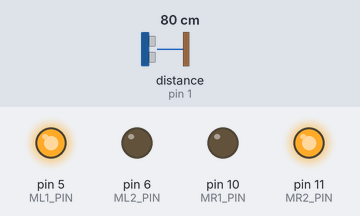
Simulated run of this sketch. Board: Arduino Uno, built with avr-gcc and run on an emulated ATmega328P. Shown: output pins drawn as LEDs (lit = HIGH). The test bench sets the inputs (shaded band); at power-on: distance to the obstacle (sensor on pin 1) 80 cm. The echo pulse lasts 58.3 µs per cm; pins used as bus, display or sensor lines are not drawn.

Above: at 0.1 s.
Timing chart, 0 to 1.6 s (numbered marks = the images above):
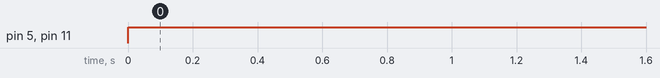

Measured:
- by itself, pin 5 (ML1_PIN), pin 11 (MR2_PIN): LOW → HIGH at 0.00 s

The sketch:

CompetitionCode.ino
```cpp
/* pseudocode for attack state machine
*******************************
* (1) Sense
*     -> If nothing, (2) Search
*     -> If front sensor, (3) Charge
* (2) Search
*     -> Rotate to get different sensor position, then (1) Sense
* (3) Charge
*     -> Full motor forward until timeout, then (1) Sense
*/

#include "UltraSonic.h"
#include "DriveTrain.h"
#include "DigitalDevice.h"
#include "AnalogDevice.h"

#define U1_PIN 1

#define ML1_PIN 5
#define ML2_PIN 6
#define MR1_PIN 10
#define MR2_PIN 11

const int MIN_DISTANCE =  80;

#define DISABLED 0
#define ENABLED 1

DriveTrain driveTrain = DriveTrain(ML1_PIN, ML2_PIN, MR1_PIN, MR2_PIN) ;
UltraSonic front(U1_PIN);

int state = 1;

void setup()
{

}

void loop()
{
  attack(state, driveTrain, front);
}

// attack code
/********************/

//done
void attack(int state, DriveTrain driveTrain, UltraSonic front) {
  switch (state) {
  case 1:
    state = search(driveTrain, front);
    break;
  case 2:
    state = charge(driveTrain, front);
  default:
    break;
  }
}


// Rotates a certain amount, then hands control back to sensor
// Will probably need to implement a search pattern in an independent array
// Not done
int search(DriveTrain driveTrain, UltraSonic front)
{
	driveTrain.setRawOutput(1,-1);

	while ( front.ping() > MIN_DISTANCE ) {

	}

  return 2;
}

// charges forward to push opponent off
// Done
int charge(DriveTrain driveTrain, UltraSonic front) {

  driveTrain.setRawOutput(1,1);

  while ( front.ping() <= MIN_DISTANCE )
  {

  }

  driveTrain.setRawOutput(0,0);

  return 1;
}
```

AnalogDevice.cpp
```cpp
#include "AnalogDevice.h"

// Constructor
AnalogDevice::AnalogDevice(int pinNum)
{
    pin = pinNum;
}

// Default Constructor
AnalogDevice::AnalogDevice()
{
  pin = -1;
}

// Destructor
AnalogDevice::~AnalogDevice()
{

}

// Reads analog pin
int AnalogDevice::read()
{
  return analogRead(pin);
}

// Writes analog pin
void AnalogDevice::write(int value)
{
  analogWrite(pin, value);
}
```

AnalogDevice.h
```cpp
/*
 * Represents an analog device. Right now only has one
 * pin field, which honestly isn't much more useful than
 * doing a plain analogRead(). Would be more useful if
 * the field was an int* array of pins, to represent an
 * analog device with an arbitrary number of pins
 *
 * Default sets pin to -1, which could cause arduino error, idk
 */


#ifndef ANALOGDEVICE_H
#define ANALOGDEVICE_H
#include <Arduino.h>

class AnalogDevice
{
 public:
  AnalogDevice(int pinNum);
  AnalogDevice();
  virtual ~AnalogDevice();
  int read();
  void write(int value);

 protected:
  int pin;
};

#endif // ANALOGDEVICE_H
```

DigitalDevice.cpp
```cpp
#include "DigitalDevice.h"

// Constructor
DigitalDevice::DigitalDevice(int pinNum)
{
    pin = pinNum;

}

// Default Constructor
DigitalDevice::DigitalDevice()
{
  pin = -1;
}

// Destructor
DigitalDevice::~DigitalDevice()
{

}

// Reads the pin
int DigitalDevice::read()
{
    return digitalRead(pin);
}

// Writes the pin
void DigitalDevice::write(int value)
{
  return digitalWrite(pin, value);
}
```

DigitalDevice.h
```cpp
/*
 * Represents a digital device. Could use an int* array for
 * more pins. Default sets pin to -1, which could cause
 * arduino error, idk
 */

#ifndef DIGITALDEVICE_H
#define DIGITALDEVICE_H
#include <Arduino.h>

class DigitalDevice
{
 public:
  DigitalDevice(int pinNum);
  DigitalDevice();
  virtual ~DigitalDevice();
  int read();
  void write(int value);

 protected:
  int pin;
};

#endif // DIGITALDEVICE_H
```

DriveTrain.cpp
```cpp
#include "DriveTrain.h"

#define DEF_MOTPIN -1

// Default Constructor: initializes 4 motor pins,
// 2 for each motor
DriveTrain::DriveTrain() {
	pinMode(DEF_MOTPIN, OUTPUT);
}

// Constructor for directly assigning the pins, this should be the
// one that is called
DriveTrain::DriveTrain(int left1, int left2, int right1, int right2)
{
  _left1 = left1;
  _left2 = left2;
  _right1 = right1;
  _right2 = right2;

  pinMode(_left1, OUTPUT);
  pinMode(_left2, OUTPUT);
  pinMode(_right1, OUTPUT);
  pinMode(_right2, OUTPUT);
}

// gives the magnitude of "value," from 0-1
float DriveTrain::coerce(float value) {
	if(abs(value) > 1.0) {
		return 1.0;
	}
	else {
		return abs(value);
	}
}

// takes in right and left wheel inputs, decides the
// direction of the wheel based on sign, and uses
// coerce to determine the magnitude
void DriveTrain::setRawOutput(float left, float right) {

	direction leftDirection = idle;
	leftDirection = left > 0 ? forward : leftDirection;
	leftDirection = left < 0 ? backward : leftDirection;

	direction rightDirection = idle;
	rightDirection = right > 0 ? forward : rightDirection;
	rightDirection = right < 0 ? backward : rightDirection;

	left = coerce(left) * 255;
	right = coerce(right) * 255;

	if ( leftDirection == forward ) {
	  analogWrite( _left1, left );
	  analogWrite( _left2, 0 );
	}
	else if ( leftDirection == backward ) {
	  analogWrite( _left2, left);
	  analogWrite( _left1, 0);
	}
	else {
	  analogWrite ( _left2, 0 );
	  analogWrite ( _left1, 0);
	}

	if ( rightDirection == forward ) {
	  analogWrite( _right1, right );
	  analogWrite( _right2, 0 );
	}
	else if ( rightDirection == backward ) {
	  analogWrite( _right2, right );
	  analogWrite( _right1, 0 );
	}
	else {
	  analogWrite( _right2, 0 );
	  analogWrite( _right1, 0 );
	}
}

// to rotate bot
void DriveTrain::rotation(int deg) {

  int x = abs(deg);
  int t = x; // convert x to some time period t for rotation

  if ( deg > 0 ) {
    setRawOutput(-1,1);
  }
  else {
    setRawOutput(1,-1);
  }

  delay(t);
  setRawOutput(0,0);
}

// the ultimate move
void DriveTrain::ultimate() {
  setRawOutput(9000,9000);
}
```

DriveTrain.h
```cpp
/*
 * represents the robot motors
 */

#ifndef DRIVETRAIN_H_
#define DRIVETRAIN_H_

#include <Arduino.h>

class DriveTrain {
  enum direction {
    forward,
    backward,
    idle,
  };
 private:
  float coerce(float value);

 protected:
  int _left1;
  int _left2;
  int _right1;
  int _right2;

 public:
  DriveTrain();
  DriveTrain(int left1, int left2, int right1, int right2);
  void setRawOutput(float left, float right);
  void rotation(int deg);
  void ultimate();
};

#endif
```

UltraSonic.cpp
```cpp
#include "UltraSonic.h"

// Constructor
UltraSonic::UltraSonic(int masterPin)
{
  _masterPin = masterPin;
  _microseconds = 0;
  _cm = 0;
}

// Default Constructor
UltraSonic::UltraSonic()
{
  _masterPin = -1;
  _microseconds = 0;
  _cm = 0;
}

// Destructor
UltraSonic::~UltraSonic()
{

}

// Converts microseconds to centimers, used in ping()
void UltraSonic::microSecondsToCentimeters()
{
  _cm = _microseconds / 58;
}

// Uses the sensors to find the other robot
// returns range in cm
double UltraSonic::ping()
{
  pinMode(_masterPin,OUTPUT);
  digitalWrite(_masterPin, LOW);
  delayMicroseconds(10);
  digitalWrite(_masterPin, HIGH);
  delayMicroseconds(10);
  digitalWrite(_masterPin, LOW);


  _microseconds = pulseIn(_masterPin, HIGH);
  microSecondsToCentimeters();
  delay(10);
  return _cm;
}

// sets the master pin
void UltraSonic::setMasterPin(int masterPin)
{
  _masterPin = masterPin;
}

// returns the master pin
int UltraSonic::getMasterPin()
{
  return _masterPin;
}
```

UltraSonic.h
```cpp
/*
 * Sensor class for robot. Master pin is used for both triggering
 * and receiving from the sensor, since they will never be going at the same time.
 *
 * Use the ping() method to rangefind, only useful method for interacting objects
 */

#ifndef ULTRASONIC_H_
#define ULTRASONIC_H_
#include <Arduino.h>

class UltraSonic{
 protected:
  double _cm;
  double _microseconds;
  int _masterPin;
public:
  UltraSonic(int masterPin);
  UltraSonic();
  virtual ~UltraSonic();
  void microSecondsToCentimeters();
  double ping();
  void setMasterPin(int pinNumber);
  int getMasterPin();
};


#endif
```
